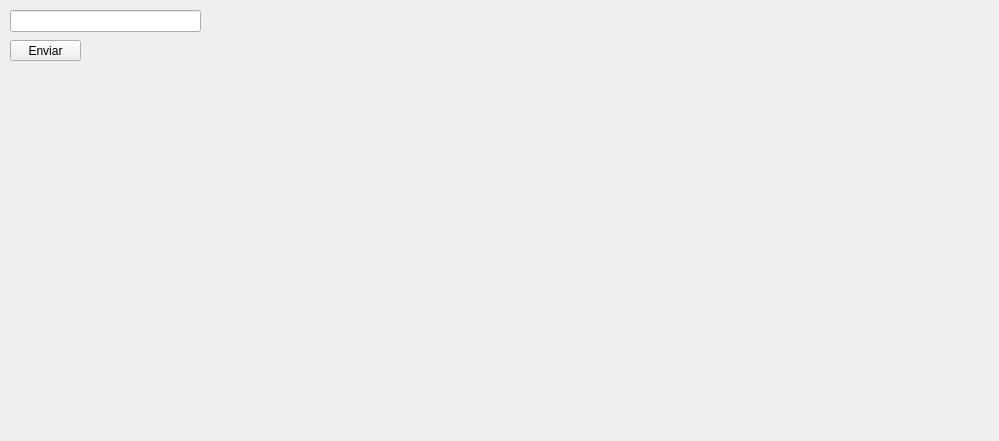
<?xml version="1.0" encoding="UTF-8"?>
<ui version="4.0">
 <class>Form</class>
 <widget class="QWidget" name="Form">
  <property name="geometry">
   <rect>
    <x>0</x>
    <y>0</y>
    <width>999</width>
    <height>441</height>
   </rect>
  </property>
  <property name="minimumSize">
   <size>
    <width>999</width>
    <height>441</height>
   </size>
  </property>
  <property name="maximumSize">
   <size>
    <width>999</width>
    <height>441</height>
   </size>
  </property>
  <property name="windowTitle">
   <string>Form</string>
  </property>
  <widget class="QLabel" name="fondo">
   <property name="geometry">
    <rect>
     <x>0</x>
     <y>0</y>
     <width>1001</width>
     <height>441</height>
    </rect>
   </property>
   <property name="text">
    <string/>
   </property>
  </widget>
  <widget class="QWidget" name="horizontalLayoutWidget">
   <property name="geometry">
    <rect>
     <x>89</x>
     <y>130</y>
     <width>811</width>
     <height>241</height>
    </rect>
   </property>
   <layout class="QHBoxLayout" name="horizontalLayout">
    <item alignment="Qt::AlignHCenter">
     <widget class="QLabel" name="usuario">
      <property name="text">
       <string/>
      </property>
     </widget>
    </item>
    <item alignment="Qt::AlignHCenter">
     <widget class="QLabel" name="label_2">
      <property name="text">
       <string/>
      </property>
     </widget>
    </item>
    <item alignment="Qt::AlignHCenter">
     <widget class="QLabel" name="server">
      <property name="text">
       <string/>
      </property>
     </widget>
    </item>
    <item alignment="Qt::AlignHCenter">
     <widget class="QLabel" name="label_4">
      <property name="text">
       <string/>
      </property>
     </widget>
    </item>
   </layout>
  </widget>
  <widget class="QLineEdit" name="mensaje">
   <property name="geometry">
    <rect>
     <x>10</x>
     <y>10</y>
     <width>191</width>
     <height>22</height>
    </rect>
   </property>
  </widget>
  <widget class="QPushButton" name="enviar">
   <property name="geometry">
    <rect>
     <x>10</x>
     <y>40</y>
     <width>71</width>
     <height>21</height>
    </rect>
   </property>
   <property name="text">
    <string>Enviar</string>
   </property>
  </widget>
 </widget>
 <resources/>
 <connections/>
</ui>
